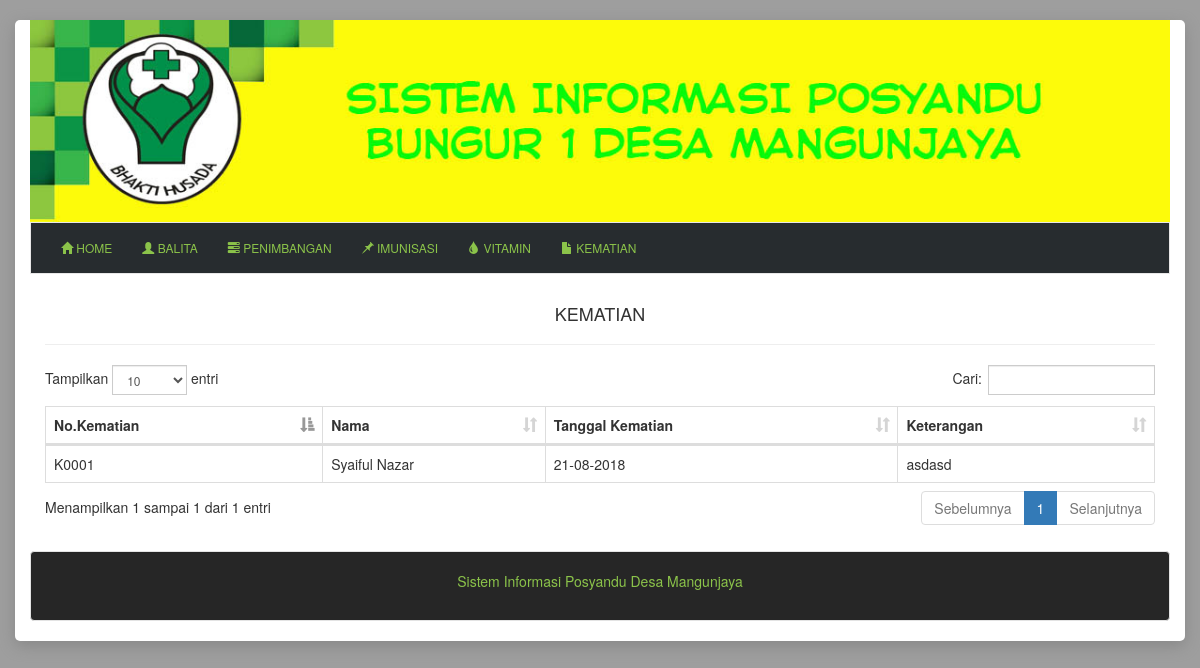
The app's page /?module=datakematian, older data.
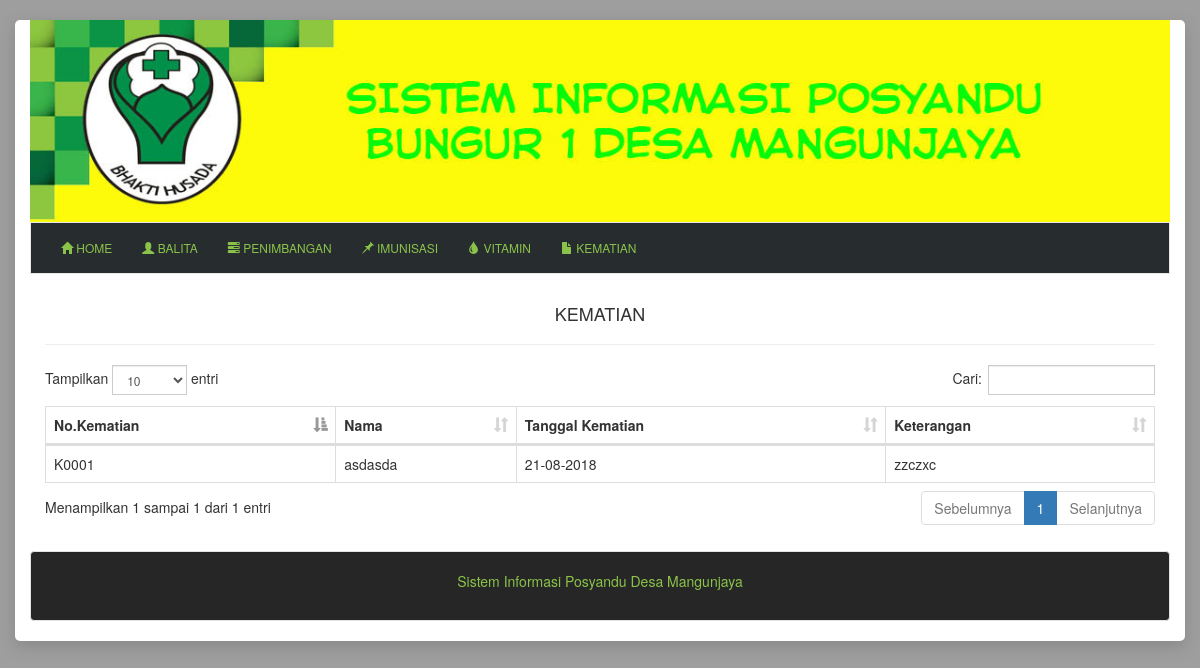
The same page, newer data.
### tables this page shows
CREATE TABLE `kematian` (
  `id_kematian` varchar(20) NOT NULL,
  `id_anak` varchar(20) NOT NULL,
  `tanggal_kematian` date NOT NULL,
  `keterangan` varchar(50) NOT NULL,
  `stat` int(11) DEFAULT '1'
);

CREATE TABLE `anak` (
  `id_anak` varchar(20) NOT NULL,
  `nama_anak` varchar(100) NOT NULL,
  `tanggal_lahir` date NOT NULL,
  `jenis_kelamin` varchar(15) NOT NULL,
  `nama_ibu` varchar(50) NOT NULL,
  `nama_ayah` varchar(50) NOT NULL,
  `alamat` varchar(255) NOT NULL,
  `panjang_badan` int(11) NOT NULL,
  `berat_lahir` int(11) NOT NULL,
  `lingkar_kepala` int(11) NOT NULL
);

### content/data_kematian.php (the view, shortened to what this page needs)
<?php
if (empty($_GET['act'])) : ?>
	<div class="col-md-12">
		<h4 style="text-align: center;">KEMATIAN</h4><hr>
		<div class="table-responsive">
			<table class="table table-bordered" id="table_kematian">
				<thead>
					<tr>
						<th>No.Kematian</th>
						<th>Nama</th>
						<th>Tanggal Kematian</th>
						<th>Keterangan</th>
					</tr>
				</thead>
				<tbody>
					<?php
					$tampil=mysqli_query($db, "SELECT id_kematian,
						nama_anak,
						DATE_FORMAT(tanggal_kematian, '%d-%m-%Y') as tanggal,
						keterangan  FROM kematian JOIN anak ON kematian.id_anak=anak.id_anak");
					while($row=mysqli_fetch_array($tampil)){
						?>
						<tr>
							<td><?php echo $row['id_kematian'];?></td>
							<td><?php echo $row['nama_anak'];?></td>
							<td><?php echo $row['tanggal'];?></td>
							<td><?php echo $row['keterangan'];?></td>
						</tr>
					<?php } ?>
				</tbody>
			</table>
			</div>
		<br>
	</div>
	<?php endif ?>

Row changes from the older to the newer data that the page shows:
changed kematian "K0001": id_anak.nama_anak "Syaiful Nazar" → "asdasda"; keterangan "asdasd" → "zzczxc"
